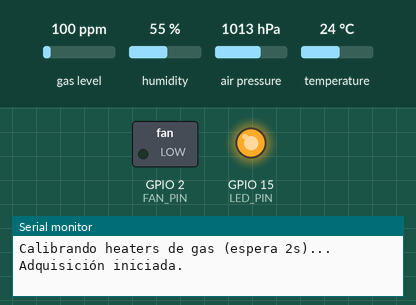
This sketch was run on a simulated ESP32-S3. Shown: switched loads named in the sketch (green lamp = pin HIGH), output pins drawn as LEDs (lit = HIGH), the last lines printed to the serial monitor. The test bench sets the inputs (shaded band); at power-on: gas level 100 ppm, humidity 55 %, air pressure 1013 hPa, temperature 24 °C. Pins used as bus, display or sensor lines are not drawn.

Above: at 5.2 s.
At 11.2 s:
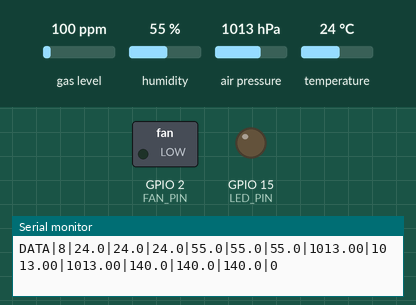
Timing chart, 0 to 14.1 s (numbered marks = the images above):
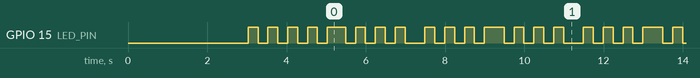

The sketch:

ACOND.ino
```cpp
// Sketch para ESP32: Adquisición indefinida de 3 sensores BME680 vía SPI
// Usa CS pins para seleccionar sensores.
// Formato Serial: DATA|t|TempA|TempB|TempC|HumA|HumB|HumC|PresA|PresB|PresC|GasA|GasB|GasC|PWM
// Temporizador: millis() en segundos desde inicio.
// LED GPIO 15 parpadea (500ms ciclo) durante adquisición indefinida.
// Lecturas cada 2000 ms (gas estable; T/H/P leídos siempre).
// PWM ventilador: 0 fijo (GPIO 2 configurado pero off).
// Librerías: SPI.h, Adafruit_Sensor.h, Adafruit_BME680.h
// Pines: SPI (SCK=12, MOSI=11, MISO=10), CS (8=A,7=B,6=C), FAN=2, LED=15
// Compilado: __DATE__ __TIME__

#include <SPI.h>
#include <Adafruit_Sensor.h>
#include "Adafruit_BME680.h"

// Pines SPI y CS (exactos del referencia)
#define SCK_PIN 12
#define MOSI_PIN 11
#define MISO_PIN 10
#define CS_A 8
#define CS_B 7
#define CS_C 6

// Ventilador (configurado pero fijo 0)
#define FAN_PIN 2
#define FAN_CHANNEL 0

// LED parpadeante
#define LED_PIN 15

// Sensores BME680 SPI
Adafruit_BME680 bme_A(CS_A);
Adafruit_BME680 bme_B(CS_B);
Adafruit_BME680 bme_C(CS_C);

// Variables temporizador y parpadeo
unsigned long tiempo_inicio = 0;
unsigned long ultima_lectura = 0;
unsigned long ultimo_parpadeo = 0;
bool led_estado = false;
const unsigned long intervalo_lectura = 2000;  // 2 segundos (para gas estable, como referencia)
const unsigned long intervalo_parpadeo = 250;  // 250ms on/off para 500ms ciclo

// Variables datos (agrupadas por tipo, como referencia)
float tempA = NAN, tempB = NAN, tempC = NAN;
float humA = NAN, humB = NAN, humC = NAN;
float presA = NAN, presB = NAN, presC = NAN;
float gasA = NAN, gasB = NAN, gasC = NAN;
int pwm = 0;  // Fijo en 0

// Flags para inicialización
bool bmeA_ok = false, bmeB_ok = false, bmeC_ok = false;

void configurarBME(Adafruit_BME680 &bme) {
  // Configuración exacta del referencia
  bme.setTemperatureOversampling(BME680_OS_8X);
  bme.setHumidityOversampling(BME680_OS_2X);
  bme.setPressureOversampling(BME680_OS_4X);
  bme.setIIRFilterSize(BME680_FILTER_SIZE_3);
  bme.setGasHeater(320, 150);  // Heater para gas
}

void setup() {
  Serial.begin(115200);
  while (!Serial);  // Espera serial estable
  delay(1000);

  // Inicializar SPI con pines del referencia
  SPI.begin(SCK_PIN, MISO_PIN, MOSI_PIN, -1);

  // Configurar CS pins como salida y HIGH (desactivado)
  pinMode(CS_A, OUTPUT); digitalWrite(CS_A, HIGH);
  pinMode(CS_B, OUTPUT); digitalWrite(CS_B, HIGH);
  pinMode(CS_C, OUTPUT); digitalWrite(CS_C, HIGH);

  // Inicializar sensores (como referencia)
  if (!bme_A.begin()) {
    Serial.println("❌ Error inicializando sensor A");
  } else {
    configurarBME(bme_A);
    bmeA_ok = true;
    Serial.println("✅ BME A inicializado correctamente.");
  }

  if (!bme_B.begin()) {
    Serial.println("❌ Error inicializando sensor B");
  } else {
    configurarBME(bme_B);
    bmeB_ok = true;
    Serial.println("✅ BME B inicializado correctamente.");
  }

  if (!bme_C.begin()) {
    Serial.println("❌ Error inicializando sensor C");
  } else {
    configurarBME(bme_C);
    bmeC_ok = true;
    Serial.println("✅ BME C inicializado correctamente.");
  }

  // Configurar ventilador PWM
  ledcSetup(FAN_CHANNEL, 25000, 8);
  ledcAttachPin(FAN_PIN, FAN_CHANNEL);
  ledcWrite(FAN_CHANNEL, 0);  // Off

  // Configurar LED
  pinMode(LED_PIN, OUTPUT);
  digitalWrite(LED_PIN, LOW);

  // Iniciar temporizador
  tiempo_inicio = millis();

  Serial.println("Iniciando adquisición indefinida de sensores BME680 vía SPI...");
  Serial.println("Formato: DATA|t|TempA|TempB|TempC|HumA|HumB|HumC|PresA|PresB|PresC|GasA|GasB|GasC|PWM");
  Serial.println("LED GPIO 15 parpadeando (adquisición en curso).");
  Serial.println("Tiempo (t) en segundos desde inicio. Lecturas cada 2s...\n");

  // Calibración inicial para heaters de gas (como referencia, ~2s)
  Serial.println("Calibrando heaters de gas (espera 2s)...");
  delay(2000);

  Serial.println("Adquisición iniciada.\n");
  ultima_lectura = millis();
}

void loop() {
  unsigned long ahora = millis();

  // Parpadeo LED (no-bloqueante, siempre activo)
  if (ahora - ultimo_parpadeo >= intervalo_parpadeo) {
    led_estado = !led_estado;
    digitalWrite(LED_PIN, led_estado ? HIGH : LOW);
    ultimo_parpadeo = ahora;
  }

  // Lectura indefinida cada intervalo_lectura (2000 ms)
  if (ahora - ultima_lectura >= intervalo_lectura) {
    unsigned long t = (ahora - tiempo_inicio) / 1000;  // Tiempo en segundos

    // Resetear variables a NaN por seguridad
    tempA = tempB = tempC = NAN;
    humA = humB = humC = NAN;
    presA = presB = presC = NAN;
    gasA = gasB = gasC = NAN;

    // Leer Sensor A (manejo CS como referencia)
    if (bmeA_ok) {
      digitalWrite(CS_A, LOW); digitalWrite(CS_B, HIGH); digitalWrite(CS_C, HIGH);
      if (bme_A.performReading()) {
        tempA = bme_A.temperature;
        humA = bme_A.humidity;
        presA = bme_A.pressure / 100.0F;  // hPa
        gasA = bme_A.gas_resistance / 1000.0F;  // kΩ
      }
      digitalWrite(CS_A, HIGH);
    }

    // Leer Sensor B
    if (bmeB_ok) {
      digitalWrite(CS_A, HIGH); digitalWrite(CS_B, LOW); digitalWrite(CS_C, HIGH);
      if (bme_B.performReading()) {
        tempB = bme_B.temperature;
        humB = bme_B.humidity;
        presB = bme_B.pressure / 100.0F;
        gasB = bme_B.gas_resistance / 1000.0F;
      }
      digitalWrite(CS_B, HIGH);
    }

    // Leer Sensor C
    if (bmeC_ok) {
      digitalWrite(CS_A, HIGH); digitalWrite(CS_B, HIGH); digitalWrite(CS_C, LOW);
      if (bme_C.performReading()) {
        tempC = bme_C.temperature;
        humC = bme_C.humidity;
        presC = bme_C.pressure / 100.0F;
        gasC = bme_C.gas_resistance / 1000.0F;
      }
      digitalWrite(CS_C, HIGH);
    }

    // Imprimir paquete CSV (formato del referencia)
    Serial.print("DATA|");
    Serial.print(t);
    Serial.print("|");
    Serial.print(tempA, 1); Serial.print("|"); Serial.print(tempB, 1); Serial.print("|"); Serial.print(tempC, 1);
    Serial.print("|");
    Serial.print(humA, 1); Serial.print("|"); Serial.print(humB, 1); Serial.print("|"); Serial.print(humC, 1);
    Serial.print("|");
    Serial.print(presA, 2); Serial.print("|"); Serial.print(presB, 2); Serial.print("|"); Serial.print(presC, 2);
    Serial.print("|");
    Serial.print(gasA, 1); Serial.print("|"); Serial.print(gasB, 1); Serial.print("|"); Serial.print(gasC, 1);
    Serial.print("|");
    Serial.print(pwm);  // 0 fijo
    Serial.println();

    ultima_lectura = ahora;
  }
}
```

Measured:
- by itself, GPIO 15 (LED_PIN): moves between LOW and HIGH, repeating every 8.5 s
- by itself, everything shown: repeats every 8.0 s, in 28 steps
